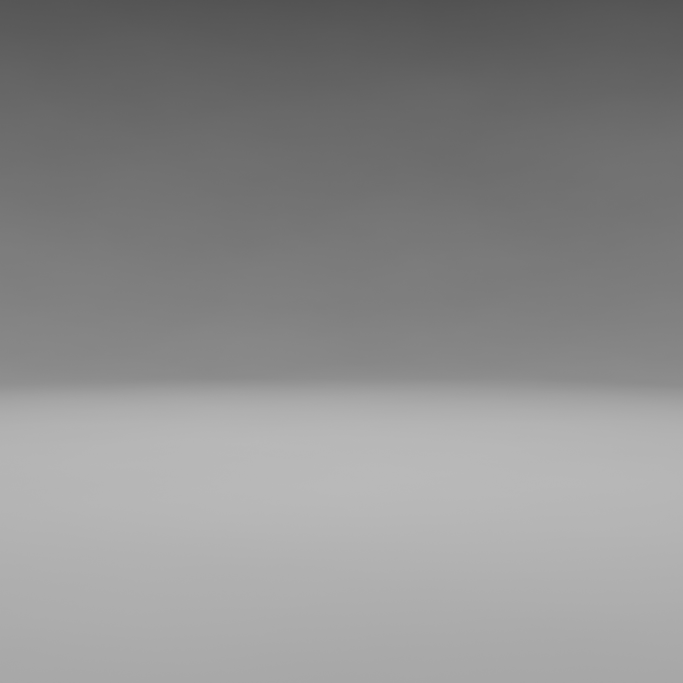
#> input picture Tools/car_studio/plates/front.jpg, 2048 x 2048 px (shown at 1/3 size)
$ python -i make_posts.py   (imports and definitions only)
#> lines starting #> are read from the running program, lines starting #| are printed output that depends on the picture
### Tools/car_studio/car_studio.py
"""Monsoor Studio: put real car photos into our own Blender studio.

  /opt/miniconda3/bin/python -I car_studio.py <car folder>            # uses <car folder>/car.yaml
  /opt/miniconda3/bin/python -I car_studio.py <car folder> --only front34

The car pixels are the real photo. Nothing is generated: we only cut the car
out (BiRefNet via rembg, runs on this Mac), match exposure/white balance
lightly, add a contact shadow and a soft floor reflection, and place it on
the matching studio plate rendered by studio_scene.py (grey cove).

Outputs go to <car folder>/Studio/:
  stills/<view>.jpg      car in the studio, 1638x2048 (4:5)
  masks/<photo>.png      cached cut-out masks (delete to redo one)
"""
import glob, math, os, sys
import numpy as np
import yaml
from PIL import Image, ImageOps, ImageFilter, ImageChops, ImageEnhance

HERE = os.path.dirname(os.path.abspath(__file__))
PLATES = os.path.join(HERE, "plates")

_session = None


# [6 lines left out: function session, not called in this run]


def load(path):
#> called with path = 'plates/front.jpg'
    return ImageOps.exif_transpose(Image.open(path)).convert("RGB")
#> returned value is the input picture: PIL image 2048x2048 RGB; mean R, G, B 140.8, 140.8, 140.8


# [39 lines left out: functions get_mask, clean_mask, blur_boxes, light_match, not called in this run]


# How big the car sits in the frame, per view (fraction of output width), and where
# the tyres touch the floor (fraction of output height). Tuned to the grey cove.
FRAMING = {
    "front":   {"width": 0.66, "ground": 0.80},
    "rear":    {"width": 0.66, "ground": 0.80},
    "front34": {"width": 0.84, "ground": 0.79},
    "rear34":  {"width": 0.84, "ground": 0.79},
    "side":    {"width": 0.92, "ground": 0.76},
}
OUT_SIZE = (1638, 2048)  # 4:5 portrait, best for Facebook/Instagram feed


# [100 lines left out: functions spin_framing, composite, main, not called in this run]


# [2 lines that do not run on import are left out]

### Tools/car_studio/make_posts.py
"""Turn studio stills + interior photos into the Facebook/Instagram sell-post set.

  /opt/miniconda3/bin/python -I make_posts.py <car folder>

Needs car_studio.py run first (Studio/masks, plates). Writes <car folder>/Studio/posts/:
  01_hero.jpg            branded card (4:5): car in studio + model, km, price, contacts
  02..06_<view>.jpg      clean studio stills with a small logo
  07+_interior_*.jpg     interior photos, light colour correction + small logo
  story_hero.jpg         9:16 story version of the hero
  caption.txt            Facebook caption draft (fill any [BRACKETS])
Missing details in car.yaml show as [BRACKETS] so nothing is guessed.
"""
import os, sys
import yaml
from PIL import Image, ImageDraw, ImageFont, ImageOps, ImageEnhance, ImageFilter

HERE = os.path.dirname(os.path.abspath(__file__))
sys.path.insert(0, HERE)
import car_studio as cs

FONT = os.path.join(HERE, "assets", "Montserrat-Variable.ttf")
LOGO = os.path.join(HERE, "assets", "Monsoor-Logo-Horizontal-White.png")
NAVY, ORANGE, WHITE = (15, 39, 71), (255, 95, 21), (247, 245, 242)
W, H = cs.OUT_SIZE
L, R = 90, W - 90


# [11 lines left out: functions font, fit, not called in this run]


def logo(w):
    lg = Image.open(LOGO).convert("RGBA")
    return lg.resize((w, round(w * lg.height / lg.width)), Image.LANCZOS)


def watermark(im, w=300, opacity=0.8, corner="br"):
    lg = logo(w)
    a = lg.getchannel("A").point(lambda v: int(v * opacity)); lg.putalpha(a)
    # soft dark backing so the white logo reads on light backgrounds
    pad = 26
    x = im.width - lg.width - 60 if corner == "br" else 60
    y = im.height - lg.height - 60
    sh = Image.new("L", im.size, 0)
    ImageDraw.Draw(sh).rounded_rectangle([x - pad, y - pad, x + lg.width + pad, y + lg.height + pad], radius=24, fill=110)
    sh = sh.filter(ImageFilter.GaussianBlur(10))
    im = Image.composite(Image.new("RGB", im.size, (12, 22, 38)), im, sh)
    im.paste(lg, (x, y), lg)
    return im


# [49 lines left out: functions val, hero_card, not called in this run]


def interior(path, out, size=(W, H)):
    im = cs.load(path)
    # light, natural correction only: grey-world white balance at 50% strength + mild lift
    import numpy as np
    a = np.asarray(im).astype(np.float32)
    means = a.reshape(-1, 3).mean(0)
#> means = [144.3, 144.3, 144.3]
    gain = 1 + 0.5 * (means.mean() / means - 1)
#> gain = [1, 1, 1]
    a = np.clip(a * gain, 0, 255).astype(np.uint8)
    im = Image.fromarray(a)
    im = ImageEnhance.Brightness(im).enhance(1.04)
    im = ImageEnhance.Contrast(im).enhance(1.05)
    im = ImageOps.fit(im, size, Image.LANCZOS, centering=(0.5, 0.5))
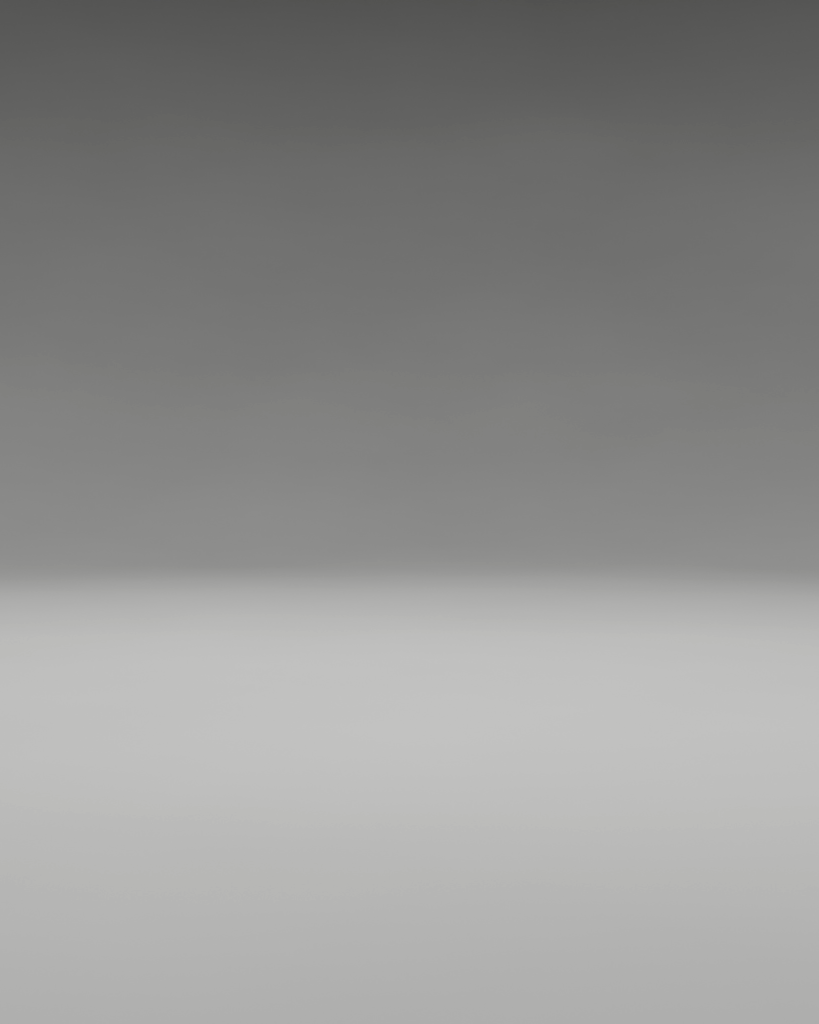
#> im: PIL image 1638x2048 RGB (shown at 1/2 size); mean R, G, B 145.6, 145.6, 144.5
    return watermark(im, w=260)


# [65 lines left out: functions caption, main, not called in this run]


# [2 lines not run here, left out]

#> (the run stopped early here; a loop or call above may not have finished)
